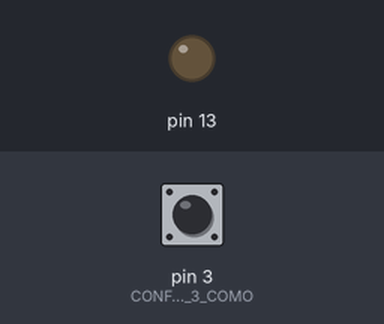
Recording of a sketch running on a simulated Arduino Uno, built with avr-gcc and run on an emulated ATmega328P. Parts: output pins drawn as LEDs (lit = HIGH). Inputs (shaded band) come from the test bench; at power-on: pin 3 (CONFIGURAR_O_PINO_3_COMO) HIGH.

Above: at 1.2 s.
1.3 s: pin 3 (CONFIGURAR_O_PINO_3_COMO) pulled LOW for 0.15 s
At 1.37 s:
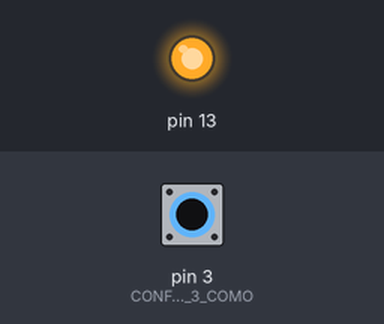
2.9 s: pin 3 (CONFIGURAR_O_PINO_3_COMO) pulled LOW for 3.2 s
At 6.7 s:
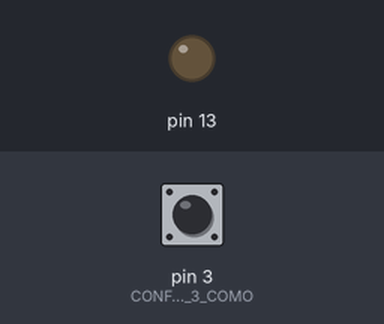
Timing chart, 0 to 8.2 s (numbered marks = the images above; inputs shaded):
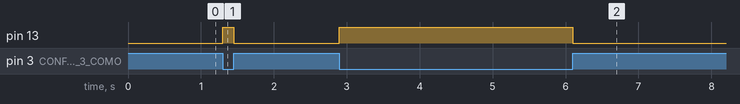

The sketch:

ledBotao.ino
```cpp
/**
  Acionamento de led com botão
  @author Guilherme holi
*/

int botao;  //cria a variavel de nome botão do tipo numerico inteiro

void setup() {
  pinMode(13, OUTPUT);
  pinMode(3, INPUT_PULLUP);  //CONFIGURAR O PINO 3 COMO SAÍDA PROTEGIDA
}

void loop() {
  botao = digitalRead(3);  //0 -> botão pressionado | 1 -> botão não pressionado
  if (botao == 0) {
    digitalWrite(13, HIGH);
  } else {
    digitalWrite(13, LOW);
  }
}
```

Measured:
- after the input at 1.3 s, pin 13: LOW → HIGH at once, → LOW 0.15 s later
- after the input at 2.9 s, pin 13: LOW → HIGH at once, → LOW 3.2 s later
